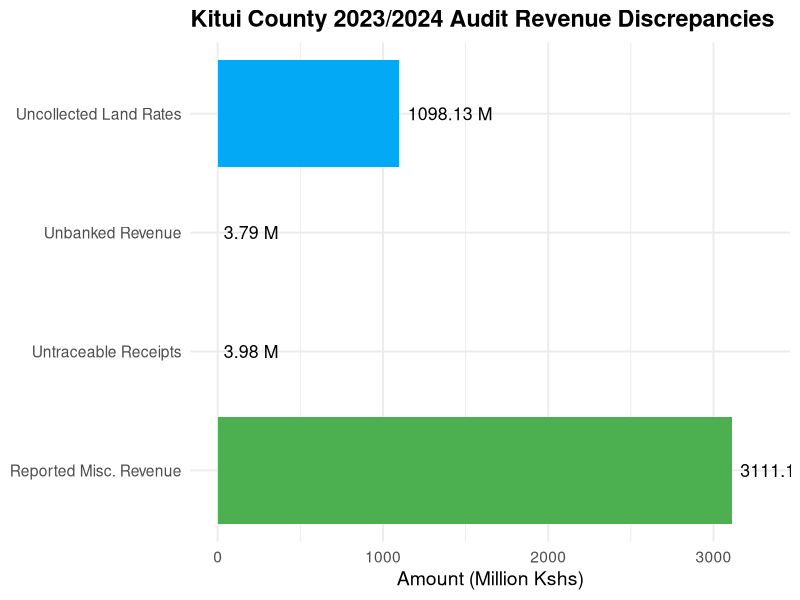

Source code (R):
## ---- chunk 1
# Load required package
library(ggplot2)

# Create data frame
audit_data <- data.frame(
  Category = factor(c(
    "Reported Misc. Revenue",
    "Untraceable Receipts",
    "Unbanked Revenue",
    "Uncollected Land Rates"
  ), levels = c(
    "Reported Misc. Revenue",
    "Untraceable Receipts",
    "Unbanked Revenue",
    "Uncollected Land Rates"
  )),
  Amount_Million = c(
    3111.16,  # Reported
    3.98,     # Untraceable
    3.79,     # Unbanked
    1098.13   # Uncollected land rates
  )
)

# Plotting
ggplot(audit_data, aes(x = Amount_Million, y = Category, fill = Category)) +
  geom_col(show.legend = FALSE) +
  geom_text(aes(label = paste0(round(Amount_Million, 2), " M")),
            hjust = -0.1, size = 4.5, color = "black") +
  scale_fill_manual(values = c("#4CAF50", "#FF5722", "#FFC107", "#03A9F4")) +
  labs(
    title = "Kitui County 2023/2024 Audit Revenue Discrepancies",
    x = "Amount (Million Kshs)",
    y = NULL
  ) +
  theme_minimal(base_size = 14) +
  theme(plot.title = element_text(face = "bold")) +
  xlim(0, 3300)

